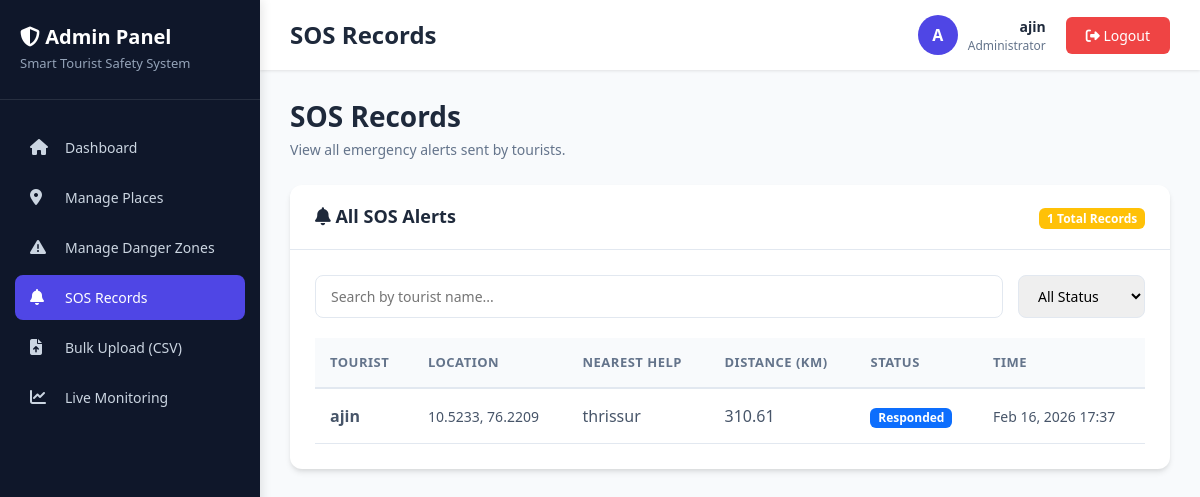
The page /accounts/admin/manage-sos/ (signed in) on the database its author committed.
### alerts/models.py (models this page shows, shortened)
class SOSAlert(models.Model):
    tourist = models.ForeignKey(User, on_delete=models.CASCADE)
    latitude = models.DecimalField(max_digits=9, decimal_places=6)
    longitude = models.DecimalField(max_digits=9, decimal_places=6)
    nearest_help_center = models.CharField(max_length=255, blank=True)
    distance_km = models.DecimalField(max_digits=6, decimal_places=2, null=True, blank=True)
    status = models.CharField(max_length=20, default='pending')
    created_at = models.DateTimeField(auto_now_add=True)

### accounts/views.py (the view)
# urls.py: path('admin/manage-sos/', views.manage_sos, name='manage_sos'),
@login_required
def manage_sos(request):
    from alerts.models import SOSAlert
    sos_alerts = SOSAlert.objects.all().order_by('-created_at')
    context = {
        'sos_alerts': sos_alerts,
        'total_sos': sos_alerts.count()
    }
    return render(request, 'accounts/manage_sos.html', context)

### accounts/templates/accounts/manage_sos.html (shortened to what this page needs)
{% extends 'accounts/base_admin.html' %}
{% block page_header %}SOS Records{% endblock %}
{% block content %}
<div class="page-title">
    <h2>SOS Records</h2>
    <p>View all emergency alerts sent by tourists.</p>
</div>
<div class="content-card">
    <div class="content-card-header">
        <h5><i class="fas fa-bell"></i> All SOS Alerts</h5>
        <div>
            <span class="badge bg-warning">{{ total_sos }} Total Records</span>
        </div>
    </div>
    <div class="content-card-body">
        <div class="search-filter-bar">
            <div class="search-box">
                <input type="text" id="searchInput" placeholder="Search by tourist name...">
            </div>
            <div class="filter-box">
                <select id="statusFilter">
                    <option value="">All Status</option>
                </select>
            </div>
        </div>
        {% if sos_alerts %}
        <div class="table-wrapper">
            <table class="custom-table" id="sosTable">
                <thead>
                    <tr>
                        <th>Tourist</th>
                        <th>Location</th>
                        <th>Nearest Help</th>
                        <th>Distance (km)</th>
                        <th>Status</th>
                        <th>Time</th>
                    </tr>
                </thead>
                <tbody>
                    {% for sos in sos_alerts %}
                    <tr>
                        <td><strong>{{ sos.tourist.username }}</strong></td>
                        <td>
                            <small>{{ sos.latitude|floatformat:4 }}, {{ sos.longitude|floatformat:4 }}</small>
                        </td>
                        <td>{{ sos.nearest_help_center|default:"-" }}</td>
                        <td>{{ sos.distance_km|default:"-"|floatformat:2 }}</td>
                        <td>
                            {% if sos.status == 'pending' %}
                            <span class="badge bg-warning">Pending</span>
                            {% elif sos.status == 'responded' %}
                            <span class="badge bg-primary">Responded</span>
                            {% else %}
                            <span class="badge bg-success">Closed</span>
                            {% endif %}
                        </td>
                        <td>
                            <small>{{ sos.created_at|date:"M d, Y H:i" }}</small>
                        </td>
                    </tr>
                    {% endfor %}
                </tbody>
            </table>
        </div>
        {% else %}
        <div class="empty-state">
            <i class="fas fa-bell-slash"></i>
            <h5>No SOS records found</h5>
            <p>Emergency alerts will appear here when tourists send SOS</p>
        </div>
        {% endif %}
    </div>
</div>
{% endblock %}

### accounts/templates/accounts/base_admin.html (shortened to what this page needs)
<!DOCTYPE html>
<html lang="en">
<head>
    <link href="https://cdn.jsdelivr.net/npm/bootstrap@5.3.0/dist/css/bootstrap.min.css" rel="stylesheet">
    <link rel="stylesheet" href="https://cdnjs.cloudflare.com/ajax/libs/font-awesome/6.4.0/css/all.min.css">
</head>
<body>
    <div class="sidebar" id="sidebar">
        <div class="sidebar-header">
            <h3><i class="fas fa-shield-alt"></i> Admin Panel</h3>
            <p>Smart Tourist Safety System</p>
        </div>
        <nav class="sidebar-nav">
            <div class="nav-item">
                <a href="{% url 'admin_dashboard' %}"
                    class="nav-link {% if request.resolver_match.url_name == 'admin_dashboard' %}active{% endif %}">
                    <i class="fas fa-home"></i>
                    <span>Dashboard</span>
                </a>
            </div>
            <div class="nav-item">
                <a href="{% url 'manage_places' %}"
                    class="nav-link {% if request.resolver_match.url_name == 'manage_places' %}active{% endif %}">
                    <i class="fas fa-map-marker-alt"></i>
                    <span>Manage Places</span>
                </a>
            </div>
            <div class="nav-item">
                <a href="{% url 'manage_zones' %}"
                    class="nav-link {% if request.resolver_match.url_name == 'manage_zones' %}active{% endif %}">
                    <i class="fas fa-exclamation-triangle"></i>
                    <span>Manage Danger Zones</span>
                </a>
            </div>
            <div class="nav-item">
                <a href="{% url 'manage_sos' %}"
                    class="nav-link {% if request.resolver_match.url_name == 'manage_sos' %}active{% endif %}">
                    <i class="fas fa-bell"></i>
                    <span>SOS Records</span>
                </a>
            </div>
            <div class="nav-item">
                <a href="{% url 'bulk_upload' %}"
                    class="nav-link {% if request.resolver_match.url_name == 'bulk_upload' %}active{% endif %}">
                    <i class="fas fa-file-upload"></i>
                    <span>Bulk Upload (CSV)</span>
                </a>
            </div>
            <div class="nav-item">
                <a href="{% url 'admin_monitoring' %}" class="nav-link">
                    <i class="fas fa-chart-line"></i>
                    <span>Live Monitoring</span>
                </a>
            </div>
        </nav>
    </div>
    <div class="main-content">
        <div class="top-header">
            <h4>{% block page_header %}Dashboard{% endblock %}</h4>
            <div class="header-right">
                <div class="admin-info">
                    <div class="admin-avatar">
                        {{ user.username|slice:':1'|upper }}
                    </div>
                    <div class="admin-details">
                        <div class="name">{{ user.username }}</div>
                        <div class="role">Administrator</div>
                    </div>
                </div>
                <form method="post" action="{% url 'logout' %}" style="margin: 0;">
                    <button type="submit" class="btn-logout">
                        <i class="fas fa-sign-out-alt"></i> Logout
                    </button>
                </form>
            </div>
        </div>
        <div class="content-area">
            {% block content %}{% endblock %}
        </div>
    </div>
</body>
</html>

### accounts/templates/accounts/base_admin.html (style rules this page uses)
:root { --sidebar-width: 260px; --primary-color: #4f46e5; --secondary-color: #10b981; --danger-color: #ef4444; --warning-color: #f59e0b; --dark-bg: #1e293b; --sidebar-bg: #0f172a; --card-shadow: 0 4px 6px -1px rgba(0, 0, 0, 0.1), 0 2px 4px -1px rgba(0, 0, 0, 0.06); }
* { margin: 0; padding: 0; box-sizing: border-box; }
body { font-family: 'Segoe UI', Tahoma, Geneva, Verdana, sans-serif; background: #f8fafc; color: #334155; }
.sidebar { position: fixed; left: 0; top: 0; width: var(--sidebar-width); height: 100vh; background: var(--sidebar-bg); color: white; overflow-y: auto; z-index: 1000; box-shadow: 2px 0 10px rgba(0, 0, 0, 0.1); }
.sidebar-header { padding: 25px 20px; border-bottom: 1px solid rgba(255, 255, 255, 0.1); }
.sidebar-header h3 { color: white; font-size: 20px; font-weight: 600; margin: 0; }
.sidebar-header p { color: #94a3b8; font-size: 13px; margin: 5px 0 0 0; }
.sidebar-nav { padding: 20px 0; }
.nav-item { margin: 5px 15px; }
.nav-link { display: flex; align-items: center; padding: 12px 15px; color: #cbd5e1; text-decoration: none; border-radius: 8px; transition: all 0.3s; font-size: 14px; }
.nav-link.active { background: var(--primary-color); color: white; }
.nav-link i { min-width: 25px; margin-right: 10px; font-size: 16px; }
.main-content { margin-left: var(--sidebar-width); min-height: 100vh; }
.top-header { background: white; box-shadow: 0 1px 3px rgba(0, 0, 0, 0.1); padding: 15px 30px; display: flex; justify-content: space-between; align-items: center; position: sticky; top: 0; z-index: 999; }
.top-header h4 { margin: 0; color: var(--dark-bg); font-size: 24px; font-weight: 600; }
.header-right { display: flex; align-items: center; gap: 20px; }
.admin-info { display: flex; align-items: center; gap: 10px; }
.admin-avatar { width: 40px; height: 40px; border-radius: 50%; background: var(--primary-color); display: flex; align-items: center; justify-content: center; color: white; font-weight: bold; }
.admin-details { text-align: right; }
.admin-details .name { font-weight: 600; font-size: 14px; color: var(--dark-bg); }
.admin-details .role { font-size: 12px; color: #64748b; }
.btn-logout { background: var(--danger-color); color: white; border: none; padding: 8px 20px; border-radius: 6px; font-size: 14px; cursor: pointer; transition: all 0.3s; }
.content-area { padding: 30px; }
.page-title { margin-bottom: 25px; }
.page-title h2 { font-size: 28px; font-weight: 700; color: var(--dark-bg); margin-bottom: 5px; }
.page-title p { color: #64748b; font-size: 14px; }
.content-card { background: white; border-radius: 12px; box-shadow: var(--card-shadow); margin-bottom: 25px; }
.content-card-header { padding: 20px 25px; border-bottom: 1px solid #e2e8f0; display: flex; justify-content: space-between; align-items: center; }
.content-card-header h5 { margin: 0; font-size: 18px; font-weight: 600; color: var(--dark-bg); }
.content-card-body { padding: 25px; }
.table-wrapper { overflow-x: auto; }
.custom-table { width: 100%; border-collapse: separate; border-spacing: 0; }
.custom-table thead th { background: #f8fafc; padding: 15px; text-align: left; font-weight: 600; font-size: 13px; color: #64748b; text-transform: uppercase; letter-spacing: 0.5px; border-bottom: 2px solid #e2e8f0; }
.custom-table tbody td { padding: 15px; border-bottom: 1px solid #e2e8f0; color: #475569; }
.search-filter-bar { display: flex; gap: 15px; margin-bottom: 20px; flex-wrap: wrap; }
.search-box { flex: 1; min-width: 250px; }
.search-box input { width: 100%; padding: 10px 15px; border: 1px solid #e2e8f0; border-radius: 8px; font-size: 14px; }
.filter-box select { padding: 10px 15px; border: 1px solid #e2e8f0; border-radius: 8px; font-size: 14px; cursor: pointer; }

### rows shown on the page
SOSAlert: tourist.username "ajin", latitude "10.5233", longitude "76.2209", nearest_help_center "thrissur", distance_km "310.61", status "Responded", created_at "Feb 16, 2026 17:37"

### other values the page prints
{{ user.username|slice:':1'|upper }} "A"
{{ user.username }} "ajin"
{{ total_sos }} "1"
